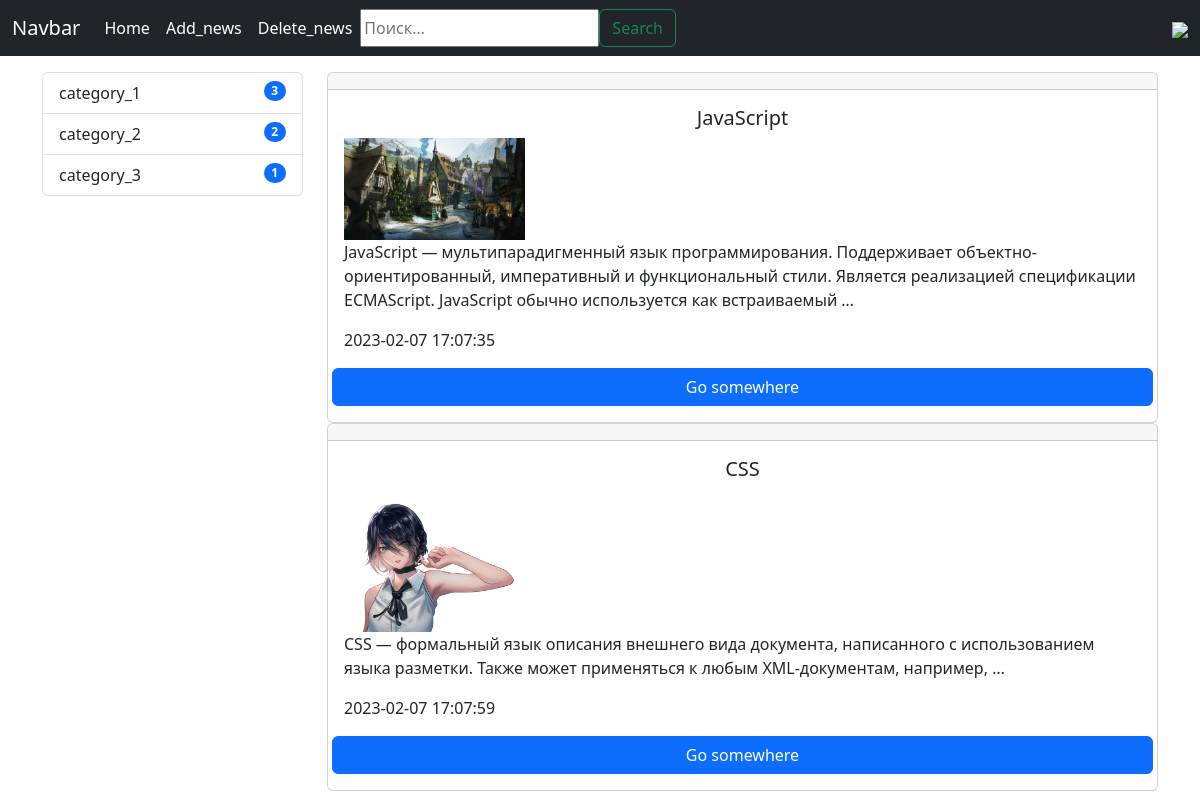
The app's page /category/2/ with its own data.
### confapp/models.py (models this page shows, shortened)
class Category1(models.Model):
    title = models.CharField(max_length=200)
    class Meta:
        verbose_name = 'info'
        verbose_name_plural = 'infos'

class News(models.Model):
    title = models.CharField(max_length=200)
    info = models.TextField(blank=True)
    photos = models.ImageField(upload_to='photos/%Y/%m/%d/', blank=True)
    created_at = models.DateTimeField(auto_now_add=True)
    updated_at = models.DateTimeField(auto_now=True)
    category1 = models.ForeignKey('Category1', models.CASCADE)
    is_bool = models.BooleanField(default=True)
    views = models.IntegerField(default=0, verbose_name='Korinishlar')
    class Meta:
        verbose_name = 'Information'
        verbose_name_plural = 'Informations'
        ordering = ['created_at']

### confapp/views.py (the view)
# urls.py: path('category/<int:category_id>/', get_category, name='category'),
def get_category(request, category_id):
    news = News.objects.filter(category1=category_id)
    categories = Category1.objects.all()
    content = {
        "news": news,
        "title": "Ma'lumatlar",
        "categories": categories,
    }
    return render(request, "new/category.html", context=content)

### confapp/templatetags/app1_tags.py (called while the page is built)
@register.simple_tag()
def get_category():
    return Category1.objects.annotate(Count('news'))

### confapp/templates/new/category.html (shortened to what this page needs)
{% extends 'base.html' %}
{%block content %}
{%for item in news %}
<div class="media">
    <div class="card">
        <div class="card-header">
        </div>
        <div class="card-body row">
            <h5 class="card-title text-center">{{item.title}}</h5>
            {% if item.photos %}
            <img src="{{item.photos.url}}" alt="" width="300" class="col-3">
            {% else %}
            <img src="https://newsroom.kz/wp-content/uploads/2021/01/PYE3YrNIHyIbefaGSECtg2aYK4sEC8Vb_low.jpg"
                 alt="" width="300" class="col-3">
            {% endif%}
            <p class="card-text col-9">{{item.info| linebreaks|truncatewords:20}}</p>
            <p class="card-text">{{item.created_at |date:"Y-m-d H:i:s"}}</p>
            <a href="{% url 'new' item.id %}" class="btn btn-primary">Go somewhere</a>
        </div>
    </div>
</div>
{%endfor%}
{% endblock%}
{%block sidebar %}
{% include 'inc/sidebar.html'%}
{% endblock%}

### templates/base.html (shortened to what this page needs)
<!doctype html>
<html lang="en">
<head>
    <link href="https://cdn.jsdelivr.net/npm/bootstrap@5.2.2/dist/css/bootstrap.min.css" rel="stylesheet"
>
</head>
<body>
{% include 'inc/nav.html'%}
<div class="container mt-3">
    <div class="row">
        <div class="col-3">
            {%block sidebar %} SIDEBAR {% endblock%}
        </div>
        <div class="col-9">
            {%block content %} CONTENT {% endblock%}
        </div>
    </div>
</div>
</body>
</html>

### templates/inc/nav.html (shortened to what this page needs)
<nav class="navbar navbar-expand-lg navbar-dark bg-dark">
  <div class="container-fluid">
    <a class="navbar-brand" href="#">Navbar</a>
    <div class="collapse navbar-collapse" id="navbarNav">
      <ul class="navbar-nav">
        <li class="nav-item">
          <a class="nav-link active" aria-current="page" href="{% url 'home'%}">Home</a>
        </li>
        <li class="nav-item">
          <a class="nav-link active" aria-current="page" href="{% url 'add_news'%}">Add_news</a>
        </li>
        <li class="nav-item">
          <a class="nav-link active" aria-current="page" href="{% url 'delete'%}">Delete_news</a>
        </li>
      </ul>
      <form class="d-flex" role="search" action="{% url 'search'%}">
        <input class="search-field" name="search" type="search" placeholder="Поиск…" value name="search" method="get">
        <button class="btn btn-outline-success" type="submit">Search</button>
      </form>
</div>
<div class="list-group">
  <li class="nav-item dropdown">
    <img src="https://i.pinimg.com/originals/0a/d4/4e/0ad44ebdf52a3168c52362afa1eb8fdb.jpg" width="75">
  </li>
</div>
  </div>
</nav>

### templates/inc/sidebar.html
{% load app1_tags %}
{% get_category as categories %}
<div class="list-group">
    {% for item in categories%}
    <a href=" {% url 'category' item.id %}" class="list-group-item list-group-item-action justify-content-between d-flex align-items-start">{{item.title}}
    <span class="badge bg-primary rounded-pill">{{item.news__count}}</span></a>
    {% endfor%}
</div>

### records on screen
Category1: title "category_1", news__count "3"
Category1: title "category_2", news__count "2"
Category1: title "category_3", news__count "1"
News: title "JavaScript", photos (picture), info "JavaScript — мультипарадигменный язык программирования. Поддерживает объектно-ориентированный, императивный и функциональный стили. Является реализацией спецификации ECMAScript. JavaScript обычно используется как встраиваемый …", created_at "2023-02-07 17:07:35"
News: title "CSS", photos (picture), info "CSS — формальный язык описания внешнего вида документа, написанного с использованием языка разметки. Также может применяться к любым XML-документам, например, …", created_at "2023-02-07 17:07:59"
